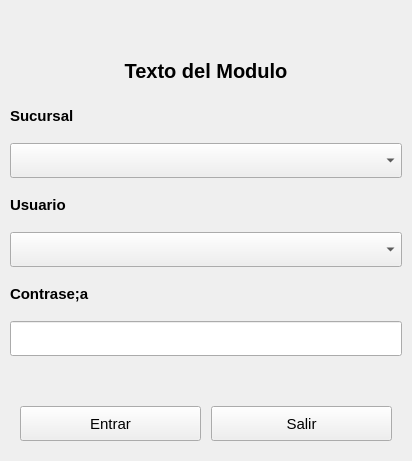
<?xml version="1.0" encoding="UTF-8"?>
<ui version="4.0">
 <class>Frame</class>
 <widget class="QFrame" name="Frame">
  <property name="enabled">
   <bool>true</bool>
  </property>
  <property name="geometry">
   <rect>
    <x>0</x>
    <y>0</y>
    <width>412</width>
    <height>461</height>
   </rect>
  </property>
  <property name="minimumSize">
   <size>
    <width>412</width>
    <height>0</height>
   </size>
  </property>
  <property name="windowTitle">
   <string>Frame</string>
  </property>
  <property name="frameShape">
   <enum>QFrame::NoFrame</enum>
  </property>
  <layout class="QVBoxLayout" name="verticalLayout">
   <property name="spacing">
    <number>10</number>
   </property>
   <property name="leftMargin">
    <number>10</number>
   </property>
   <property name="topMargin">
    <number>10</number>
   </property>
   <property name="rightMargin">
    <number>10</number>
   </property>
   <property name="bottomMargin">
    <number>10</number>
   </property>
   <item>
    <widget class="QLabel" name="label_3">
     <property name="text">
      <string/>
     </property>
     <property name="pixmap">
      <pixmap>../assets/logo-dark.png</pixmap>
     </property>
     <property name="alignment">
      <set>Qt::AlignCenter</set>
     </property>
     <property name="wordWrap">
      <bool>true</bool>
     </property>
    </widget>
   </item>
   <item>
    <widget class="QLabel" name="label_4">
     <property name="font">
      <font>
       <pointsize>15</pointsize>
       <bold>true</bold>
      </font>
     </property>
     <property name="text">
      <string>Texto del Modulo</string>
     </property>
     <property name="alignment">
      <set>Qt::AlignCenter</set>
     </property>
     <property name="margin">
      <number>10</number>
     </property>
    </widget>
   </item>
   <item>
    <widget class="QLabel" name="label_5">
     <property name="font">
      <font>
       <pointsize>11</pointsize>
       <bold>true</bold>
      </font>
     </property>
     <property name="text">
      <string>Sucursal</string>
     </property>
    </widget>
   </item>
   <item>
    <widget class="QComboBox" name="select_database">
     <property name="minimumSize">
      <size>
       <width>0</width>
       <height>35</height>
      </size>
     </property>
     <property name="baseSize">
      <size>
       <width>0</width>
       <height>0</height>
      </size>
     </property>
    </widget>
   </item>
   <item>
    <widget class="QLabel" name="label">
     <property name="font">
      <font>
       <pointsize>11</pointsize>
       <bold>true</bold>
       <underline>false</underline>
      </font>
     </property>
     <property name="text">
      <string>Usuario</string>
     </property>
     <property name="scaledContents">
      <bool>false</bool>
     </property>
    </widget>
   </item>
   <item>
    <widget class="QComboBox" name="select_users">
     <property name="minimumSize">
      <size>
       <width>0</width>
       <height>35</height>
      </size>
     </property>
    </widget>
   </item>
   <item>
    <widget class="QLabel" name="label_2">
     <property name="font">
      <font>
       <pointsize>11</pointsize>
       <bold>true</bold>
       <underline>false</underline>
      </font>
     </property>
     <property name="text">
      <string>Contrase;a</string>
     </property>
     <property name="scaledContents">
      <bool>false</bool>
     </property>
    </widget>
   </item>
   <item>
    <widget class="QLineEdit" name="password_field">
     <property name="minimumSize">
      <size>
       <width>0</width>
       <height>35</height>
      </size>
     </property>
     <property name="echoMode">
      <enum>QLineEdit::PasswordEchoOnEdit</enum>
     </property>
     <property name="clearButtonEnabled">
      <bool>true</bool>
     </property>
    </widget>
   </item>
   <item>
    <spacer name="verticalSpacer_2">
     <property name="orientation">
      <enum>Qt::Vertical</enum>
     </property>
     <property name="sizeType">
      <enum>QSizePolicy::Fixed</enum>
     </property>
     <property name="sizeHint" stdset="0">
      <size>
       <width>20</width>
       <height>30</height>
      </size>
     </property>
    </spacer>
   </item>
   <item>
    <layout class="QHBoxLayout" name="horizontalLayout">
     <property name="spacing">
      <number>10</number>
     </property>
     <property name="sizeConstraint">
      <enum>QLayout::SetFixedSize</enum>
     </property>
     <property name="leftMargin">
      <number>10</number>
     </property>
     <property name="topMargin">
      <number>10</number>
     </property>
     <property name="rightMargin">
      <number>10</number>
     </property>
     <property name="bottomMargin">
      <number>10</number>
     </property>
     <item>
      <widget class="QPushButton" name="login_btn">
       <property name="minimumSize">
        <size>
         <width>0</width>
         <height>35</height>
        </size>
       </property>
       <property name="font">
        <font>
         <pointsize>11</pointsize>
         <bold>false</bold>
        </font>
       </property>
       <property name="cursor">
        <cursorShape>PointingHandCursor</cursorShape>
       </property>
       <property name="text">
        <string>Entrar</string>
       </property>
       <property name="checkable">
        <bool>false</bool>
       </property>
      </widget>
     </item>
     <item>
      <widget class="QPushButton" name="exit_btn">
       <property name="minimumSize">
        <size>
         <width>0</width>
         <height>35</height>
        </size>
       </property>
       <property name="font">
        <font>
         <pointsize>11</pointsize>
         <bold>false</bold>
        </font>
       </property>
       <property name="cursor">
        <cursorShape>PointingHandCursor</cursorShape>
       </property>
       <property name="text">
        <string>Salir</string>
       </property>
       <property name="checkable">
        <bool>false</bool>
       </property>
      </widget>
     </item>
    </layout>
   </item>
  </layout>
 </widget>
 <resources>
  <include location="C:/Users/Administrador/Pictures/logo-dark.png"/>
 </resources>
 <connections/>
</ui>
